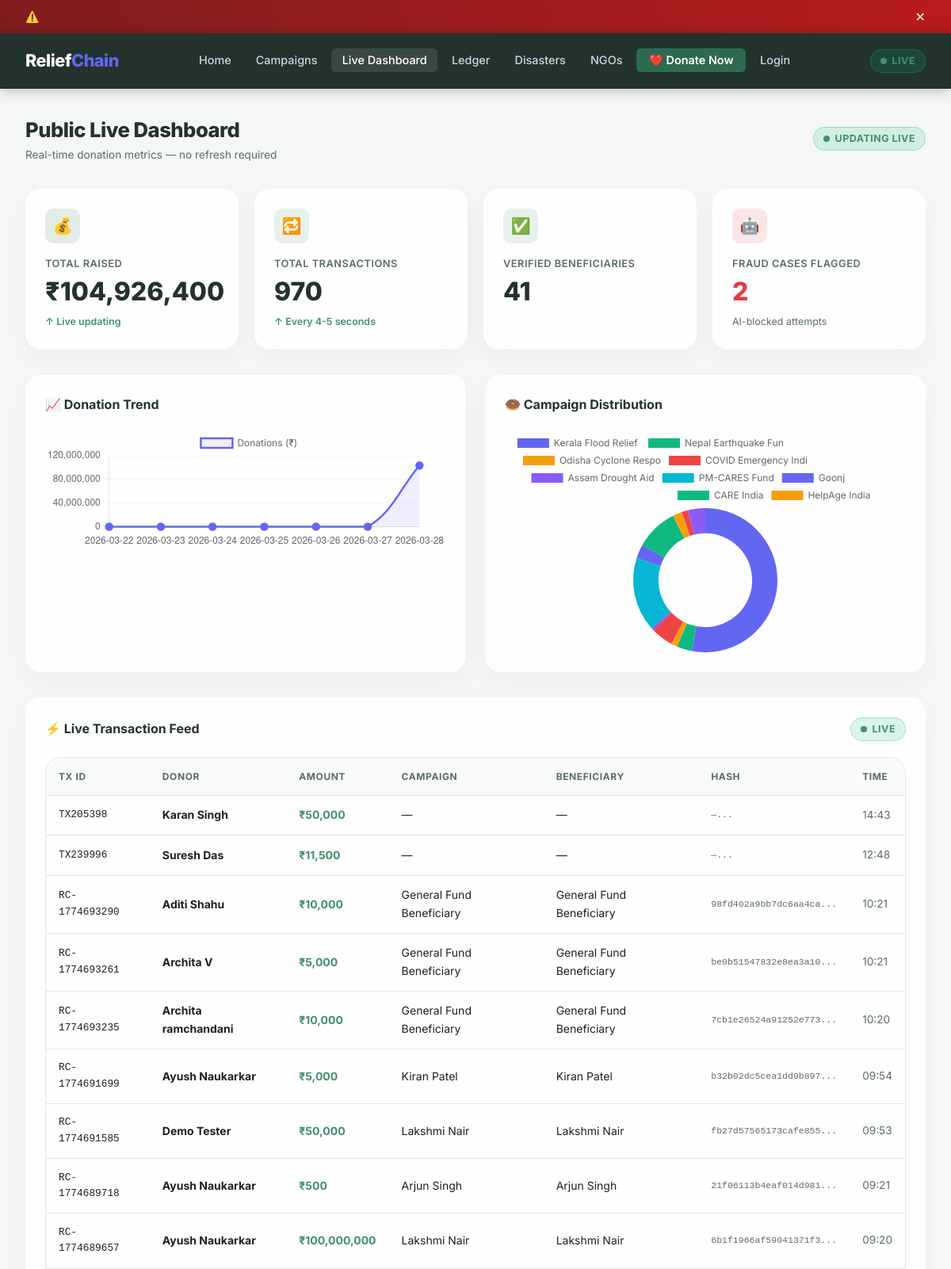
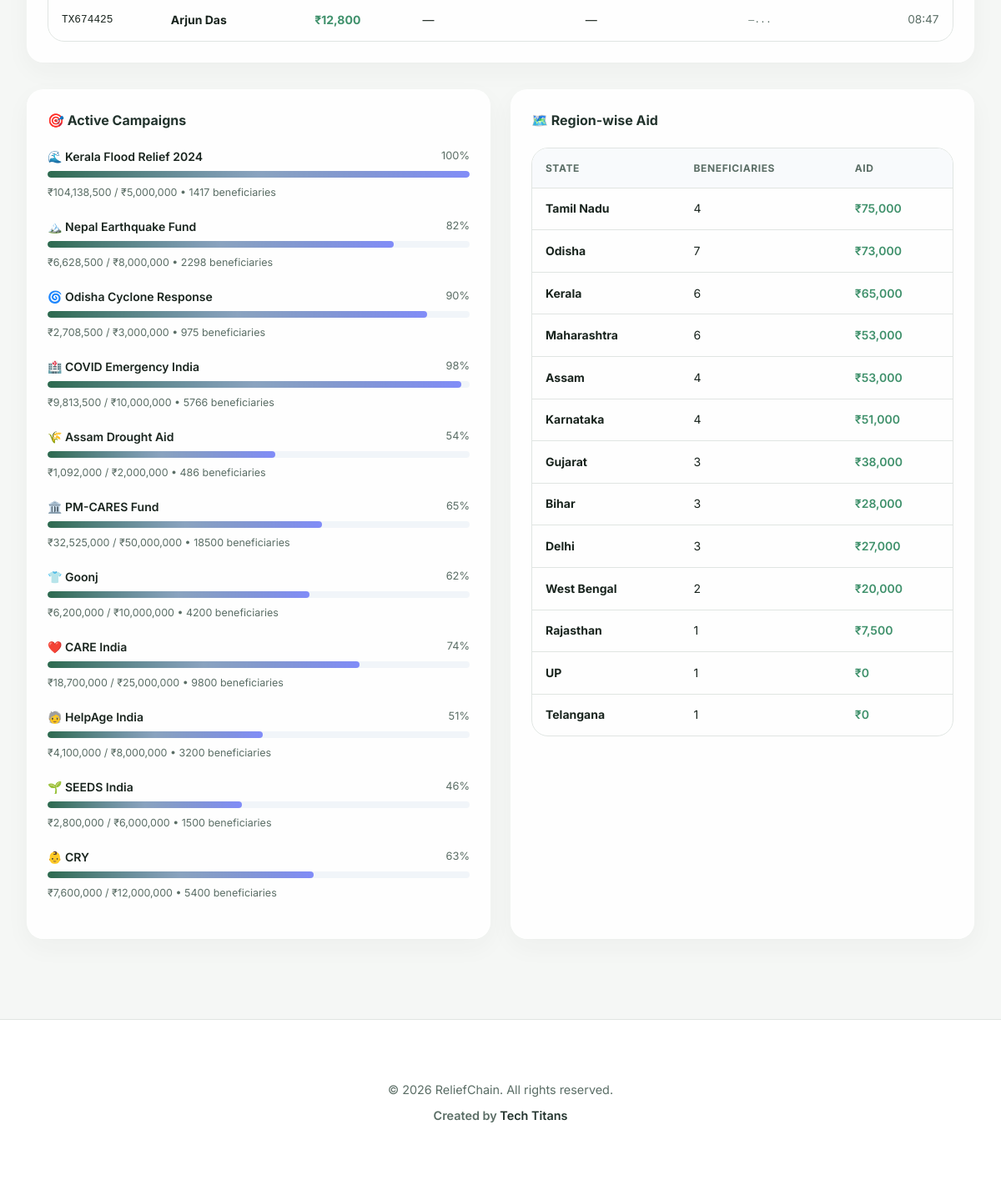
Screenshot of /public-dashboard with the database file from the repository (2 pictures, top to bottom).
### tables this page shows
CREATE TABLE donations (
            id INTEGER PRIMARY KEY AUTOINCREMENT,
            tx_id TEXT UNIQUE NOT NULL,
            donor_name TEXT NOT NULL,
            donor_email TEXT,
            amount INTEGER NOT NULL,
            campaign_id INTEGER,
            beneficiary TEXT,
            status TEXT DEFAULT 'completed',
            transaction_hash TEXT,
            payment_method TEXT DEFAULT 'UPI',
            timestamp DATETIME DEFAULT CURRENT_TIMESTAMP,
            FOREIGN KEY (campaign_id) REFERENCES campaigns(id)
        );

CREATE TABLE campaigns (
            id INTEGER PRIMARY KEY AUTOINCREMENT,
            name TEXT NOT NULL,
            description TEXT,
            target_amount INTEGER DEFAULT 1000000,
            raised_amount INTEGER DEFAULT 0,
            beneficiary_count INTEGER DEFAULT 0,
            region TEXT,
            category TEXT,
            status TEXT DEFAULT 'active',
            image_icon TEXT DEFAULT '🌊',
            created_at DATETIME DEFAULT CURRENT_TIMESTAMP
        );

CREATE TABLE beneficiaries (
            id INTEGER PRIMARY KEY AUTOINCREMENT,
            name TEXT NOT NULL,
            aadhaar TEXT NOT NULL,
            phone TEXT NOT NULL,
            address TEXT,
            state TEXT,
            trust_score INTEGER DEFAULT 50,
            status TEXT DEFAULT 'pending',
            campaign_id INTEGER,
            aid_amount INTEGER DEFAULT 0,
            flagged INTEGER DEFAULT 0,
            flag_reason TEXT,
            created_at DATETIME DEFAULT CURRENT_TIMESTAMP,
            FOREIGN KEY (campaign_id) REFERENCES campaigns(id)
        );

### app.py (the view)
@app.route('/public-dashboard')
def public_dashboard():
    db = get_db()
    c = db.cursor()
    c.execute("SELECT SUM(amount) as total, COUNT(*) as cnt FROM donations")
    row = c.fetchone()
    c.execute("SELECT COUNT(*) as cnt FROM beneficiaries WHERE status='verified'")
    ben_verified = c.fetchone()['cnt']
    c.execute("SELECT COUNT(*) as cnt FROM beneficiaries WHERE flagged=1")
    fraud_cases = c.fetchone()['cnt']
    c.execute("SELECT * FROM campaigns WHERE status='active'")
    active_campaigns = c.fetchall()
    c.execute("SELECT * FROM donations ORDER BY timestamp DESC LIMIT 10")
    recent = c.fetchall()
    c.execute("SELECT state, SUM(aid_amount) as total, COUNT(*) as cnt FROM beneficiaries GROUP BY state ORDER BY total DESC")
    region_data = c.fetchall()
    c.execute("SELECT DATE(timestamp) as d, SUM(amount) as s FROM donations GROUP BY DATE(timestamp) ORDER BY d DESC LIMIT 7")
    chart_rows = c.fetchall()
    chart_labels = [r['d'] for r in reversed(chart_rows)]
    chart_data = [int(r['s']) for r in reversed(chart_rows)]
    c.execute("SELECT name, raised_amount FROM campaigns WHERE status='active'")
    pie_rows = c.fetchall()
    pie_labels = [r['name'][:20] for r in pie_rows]
    pie_data = [int(r['raised_amount']) for r in pie_rows]
    return render_template('public_dashboard.html',
                           total_donations=int(row['total'] or 0),
                           total_txns=int(row['cnt'] or 0),
                           ben_verified=ben_verified,
                           fraud_cases=fraud_cases,
                           active_campaigns=active_campaigns,
                           recent_donations=recent,
                           region_data=region_data,
                           chart_labels=chart_labels,
                           chart_data=chart_data,
                           pie_labels=pie_labels,
                           pie_data=pie_data)

### app.py (called while the page is built)
@app.context_processor
def inject_now():
    return {'now': _dt.now}

def get_db():
    db = getattr(g, '_database', None)
    if db is None:
        db = g._database = sqlite3.connect(DATABASE, check_same_thread=False)
        db.row_factory = sqlite3.Row
    return db

@app.teardown_appcontext
def close_connection(exception):
    db = getattr(g, '_database', None)
    if db is not None:
        db.close()

### templates/public_dashboard.html (shortened to what this page needs)
{% extends 'base.html' %}
{% block content %}
<div class="container" style="padding-top:2rem;">
    <div class="page-header">
        <div>
            <h1 class="page-title">Public Live Dashboard</h1>
            <p class="text-muted text-sm">Real-time donation metrics — no refresh required</p>
        </div>
        <div class="live-badge"><span class="live-dot"></span> UPDATING LIVE</div>
    </div>
    <div class="stats-grid">
        <div class="stat-card">
            <div class="icon indigo">💰</div>
            <div class="title">Total Raised</div>
            <div class="value" id="live-total" data-val="{{ total_donations }}">₹{{ '{:,.0f}'.format(total_donations) }}</div>
            <div class="trend">↑ Live updating</div>
        </div>
        <div class="stat-card">
            <div class="icon green">🔁</div>
            <div class="title">Total Transactions</div>
            <div class="value" id="live-txcount" data-val="{{ total_txns }}">{{ total_txns }}</div>
            <div class="trend">↑ Every 4-5 seconds</div>
        </div>
        <div class="stat-card">
            <div class="icon green">✅</div>
            <div class="title">Verified Beneficiaries</div>
            <div class="value">{{ ben_verified }}</div>
        </div>
        <div class="stat-card">
            <div class="icon red">🤖</div>
            <div class="title">Fraud Cases Flagged</div>
            <div class="value" style="color:var(--danger);">{{ fraud_cases }}</div>
            <div style="font-size:0.78rem;color:var(--text-muted);margin-top:0.25rem;">AI-blocked attempts</div>
        </div>
    </div>
    <div class="grid-2" style="margin-bottom:2rem;">
        <div class="card">
            <div class="card-header">
                <span class="card-title">📈 Donation Trend</span>
            </div>
            <div class="chart-container">
                <canvas id="lineChart"></canvas>
            </div>
        </div>
        <div class="card">
            <div class="card-header">
                <span class="card-title">🍩 Campaign Distribution</span>
            </div>
            <div class="chart-container">
                <canvas id="pieChart"></canvas>
            </div>
        </div>
    </div>
    <div class="card" style="margin-bottom:2rem;">
        <div class="card-header">
            <span class="card-title">⚡ Live Transaction Feed</span>
            <div class="live-badge"><span class="live-dot"></span> LIVE</div>
        </div>
        <div class="table-wrap">
            <table>
                <thead><tr><th>TX ID</th><th>Donor</th><th>Amount</th><th>Campaign</th><th>Beneficiary</th><th>Hash</th><th>Time</th></tr></thead>
                <tbody id="live-feed-tbody">
                    {% for d in recent_donations %}
                    <tr>
                        <td class="td-mono">{{ d.tx_id }}</td>
                        <td><strong>{{ d.donor_name }}</strong></td>
                        <td style="color:var(--success);font-weight:700;">₹{{ '{:,.0f}'.format(d.amount) }}</td>
                        <td>{{ d.beneficiary or '—' }}</td>
                        <td>{{ d.beneficiary or '—' }}</td>
                        <td class="td-mono text-muted" style="font-size:0.72rem;">{{ d.transaction_hash[:20] if d.transaction_hash else '—' }}...</td>
                        <td class="text-sm text-muted">{{ d.timestamp[11:16] }}</td>
                    </tr>
                    {% endfor %}
                </tbody>
            </table>
        </div>
    </div>
    <div class="grid-2">
        <div class="card">
            <div class="card-header"><span class="card-title">🎯 Active Campaigns</span></div>
            {% for c in active_campaigns %}
            {% set pct = [(c.raised_amount / c.target_amount * 100)|int, 100]|min %}
            <div style="margin-bottom:1.25rem;">
                <div style="display:flex;justify-content:space-between;margin-bottom:0.35rem;">
                    <span style="font-weight:600;font-size:0.875rem;">{{ c.image_icon }} {{ c.name[:30] }}</span>
                    <span style="font-size:0.8rem;color:var(--text-muted);">{{ pct }}%</span>
                </div>
                <div class="progress-bar-wrap">
                    <div class="progress-bar" style="width:{{ pct }}%"></div>
                </div>
                <div style="font-size:0.78rem;color:var(--text-muted);margin-top:0.25rem;">₹{{ '{:,.0f}'.format(c.raised_amount) }} / ₹{{ '{:,.0f}'.format(c.target_amount) }} • {{ c.beneficiary_count }} beneficiaries</div>
            </div>
            {% endfor %}
        </div>
        <div class="card">
            <div class="card-header"><span class="card-title">🗺️ Region-wise Aid</span></div>
            <div class="table-wrap">
                <table>
                    <thead><tr><th>State</th><th>Beneficiaries</th><th>Aid</th></tr></thead>
                    <tbody>
                        {% for r in region_data %}
                        <tr>
                            <td><strong>{{ r.state }}</strong></td>
                            <td>{{ r.cnt }}</td>
                            <td style="color:var(--success);font-weight:600;">₹{{ '{:,.0f}'.format(r.total or 0) }}</td>
                        </tr>
                        {% else %}
                        <tr><td colspan="3" class="text-center text-muted">No data yet</td></tr>
                        {% endfor %}
                    </tbody>
                </table>
            </div>
        </div>
    </div>
</div>
{% endblock %}
{% block scripts %}
<script>
const lineLabels = {{ chart_labels|tojson|safe }};
const lineData = {{ chart_data|tojson|safe }};
const pieLabels = {{ pie_labels|tojson|safe }};
const pieData = {{ pie_data|tojson|safe }};
const chartDefaults = { responsive: true, maintainAspectRatio: false,
    plugins: { legend: { labels: { font: { family: 'Inter' } } } } };
new Chart(document.getElementById('lineChart'), {
    type: 'line',
    data: { labels: lineLabels.length ? lineLabels : ['Mon','Tue','Wed','Thu','Fri','Sat'],
        datasets: [{ label: 'Donations (₹)', data: lineData.length ? lineData : [1000,2500,3200,4100,3000,5200],
        borderColor: '#6366F1', backgroundColor: 'rgba(99,102,241,0.1)', borderWidth: 2.5,
        tension: 0.4, fill: true, pointRadius: 4, pointBackgroundColor: '#6366F1' }] },
    options: { ...chartDefaults, scales: { y: { beginAtZero:true, grid:{ color:'#F1F5F9' } }, x:{ grid:{ display:false } } } }
});
const palette = ['#6366F1','#10B981','#F59E0B','#EF4444','#8B5CF6','#06B6D4'];
new Chart(document.getElementById('pieChart'), {
    type: 'doughnut',
    data: { labels: pieLabels, datasets: [{ data: pieData, backgroundColor: palette, borderWidth: 0, hoverOffset: 8 }] },
    options: { ...chartDefaults, cutout: '65%' }
});
</script>
{% endblock %}

### rows the page displays
donations: tx_id "TX205398", donor_name "Karan Singh", amount "50,000", beneficiary "—", transaction_hash "—", timestamp "14:43"
donations: tx_id "TX239996", donor_name "Suresh Das", amount "11,500", beneficiary "—", transaction_hash "—", timestamp "12:48"
donations: tx_id "RC-1774693290", donor_name "Aditi Shahu", amount "10,000", beneficiary "General Fund Beneficiary", transaction_hash "98fd402a9bb7dc6aa4ca", timestamp "10:21"
donations: tx_id "RC-1774693261", donor_name "Archita V", amount "5,000", beneficiary "General Fund Beneficiary", transaction_hash "be0b51547832e8ea3a10", timestamp "10:21"
donations: tx_id "RC-1774693235", donor_name "Archita ramchandani", amount "10,000", beneficiary "General Fund Beneficiary", transaction_hash "7cb1e26524a91252e773", timestamp "10:20"
donations: tx_id "RC-1774691699", donor_name "Ayush Naukarkar", amount "5,000", beneficiary "Kiran Patel", transaction_hash "b32b02dc5cea1dd9b897", timestamp "09:54"
donations: tx_id "RC-1774691585", donor_name "Demo Tester", amount "50,000", beneficiary "Lakshmi Nair", transaction_hash "fb27d57565173cafe855", timestamp "09:53"
donations: tx_id "RC-1774689718", donor_name "Ayush Naukarkar", amount "500", beneficiary "Arjun Singh", transaction_hash "21f06113b4eaf014d981", timestamp "09:21"
donations: tx_id "RC-1774689657", donor_name "Ayush Naukarkar", amount "100,000,000", beneficiary "Lakshmi Nair", transaction_hash "6b1f1966af59041371f3", timestamp "09:20"
donations: tx_id "TX674425", donor_name "Arjun Das", amount "12,800", beneficiary "—", transaction_hash "—", timestamp "08:47"
campaigns: image_icon "🌊", name "Kerala Flood Relief 2024", pct "100", raised_amount "104,138,500", target_amount "5,000,000", beneficiary_count "1417"
campaigns: image_icon "🏔️", name "Nepal Earthquake Fund", pct "82", raised_amount "6,628,500", target_amount "8,000,000", beneficiary_count "2298"
campaigns: image_icon "🌀", name "Odisha Cyclone Response", pct "90", raised_amount "2,708,500", target_amount "3,000,000", beneficiary_count "975"
campaigns: image_icon "🏥", name "COVID Emergency India", pct "98", raised_amount "9,813,500", target_amount "10,000,000", beneficiary_count "5766"
campaigns: image_icon "🌾", name "Assam Drought Aid", pct "54", raised_amount "1,092,000", target_amount "2,000,000", beneficiary_count "486"
campaigns: image_icon "🏛️", name "PM-CARES Fund", pct "65", raised_amount "32,525,000", target_amount "50,000,000", beneficiary_count "18500"
campaigns: image_icon "👕", name "Goonj", pct "62", raised_amount "6,200,000", target_amount "10,000,000", beneficiary_count "4200"
campaigns: image_icon "❤️", name "CARE India", pct "74", raised_amount "18,700,000", target_amount "25,000,000", beneficiary_count "9800"
campaigns: image_icon "🧓", name "HelpAge India", pct "51", raised_amount "4,100,000", target_amount "8,000,000", beneficiary_count "3200"
campaigns: image_icon "🌱", name "SEEDS India", pct "46", raised_amount "2,800,000", target_amount "6,000,000", beneficiary_count "1500"
campaigns: image_icon "👶", name "CRY", pct "63", raised_amount "7,600,000", target_amount "12,000,000", beneficiary_count "5400"
beneficiaries: state "Rajasthan", cnt "1", aid_amount "7,500"
beneficiaries: state "Telangana", cnt "1", aid_amount "0"

### other values shown
{{ '{:,.0f}'.format(total_donations) }} "104,926,400"
{{ total_txns }} "970"
{{ ben_verified }} "41"
{{ fraud_cases }} "2"
{{ r.state }} "Tamil Nadu" "Odisha" "Kerala" "Maharashtra" "Assam" "Karnataka" "Gujarat" "Bihar" "Delhi" "West Bengal" "UP"
{{ r.cnt }} "4" "7" "6" "6" "4" "4" "3" "3" "3" "2" "1"
{{ '{:,.0f}'.format(r.total or 0) }} "75,000" "73,000" "65,000" "53,000" "53,000" "51,000" "38,000" "28,000" "27,000" "20,000" "0"
chart data {{ chart_labels|tojson|safe }} ["2026-03-22", "2026-03-23", "2026-03-24", "2026-03-25", "2026-03-26", "2026-03-27", "2026-03-28"]
chart data {{ chart_data|tojson|safe }} [154600, 78000, 245800, 124500, 276500, 163600, 103655900]
chart data {{ pie_data|tojson|safe }} [104138500, 6628500, 2708500, 9813500, 1092000, 32525000, 6200000, 18700000, 4100000, 2800000, 7600000]
